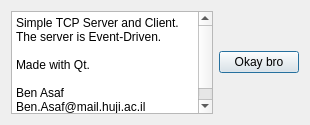
<?xml version="1.0" encoding="UTF-8"?>
<ui version="4.0">
 <class>Dialog_About</class>
 <widget class="QDialog" name="Dialog_About">
  <property name="windowModality">
   <enum>Qt::WindowModal</enum>
  </property>
  <property name="enabled">
   <bool>true</bool>
  </property>
  <property name="geometry">
   <rect>
    <x>0</x>
    <y>0</y>
    <width>310</width>
    <height>125</height>
   </rect>
  </property>
  <property name="sizePolicy">
   <sizepolicy hsizetype="Preferred" vsizetype="Preferred">
    <horstretch>0</horstretch>
    <verstretch>0</verstretch>
   </sizepolicy>
  </property>
  <property name="maximumSize">
   <size>
    <width>355</width>
    <height>210</height>
   </size>
  </property>
  <property name="windowTitle">
   <string>About</string>
  </property>
  <property name="toolTip">
   <string notr="true"/>
  </property>
  <property name="statusTip">
   <string notr="true"/>
  </property>
  <property name="whatsThis">
   <string notr="true"/>
  </property>
  <property name="modal">
   <bool>false</bool>
  </property>
  <layout class="QHBoxLayout" name="horizontalLayout">
   <item>
    <widget class="QPlainTextEdit" name="plainTextEdit">
     <property name="frameShadow">
      <enum>QFrame::Raised</enum>
     </property>
     <property name="readOnly">
      <bool>true</bool>
     </property>
     <property name="plainText">
      <string>Simple TCP Server and Client.
The server is Event-Driven.

Made with Qt.

Ben Asaf
Ben.Asaf@mail.huji.ac.il</string>
     </property>
    </widget>
   </item>
   <item>
    <widget class="QPushButton" name="Button_OK">
     <property name="text">
      <string>Okay bro</string>
     </property>
    </widget>
   </item>
  </layout>
 </widget>
 <resources/>
 <connections>
  <connection>
   <sender>Button_OK</sender>
   <signal>clicked()</signal>
   <receiver>Dialog_About</receiver>
   <slot>accept()</slot>
   <hints>
    <hint type="sourcelabel">
     <x>259</x>
     <y>49</y>
    </hint>
    <hint type="destinationlabel">
     <x>260</x>
     <y>115</y>
    </hint>
   </hints>
  </connection>
 </connections>
</ui>
